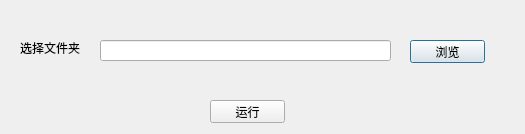
<?xml version="1.0" encoding="UTF-8"?>
<ui version="4.0">
 <class>Dialog</class>
 <widget class="QDialog" name="Dialog">
  <property name="geometry">
   <rect>
    <x>0</x>
    <y>0</y>
    <width>525</width>
    <height>134</height>
   </rect>
  </property>
  <property name="windowTitle">
   <string>Dialog</string>
  </property>
  <widget class="QLabel" name="label">
   <property name="enabled">
    <bool>true</bool>
   </property>
   <property name="geometry">
    <rect>
     <x>20</x>
     <y>40</y>
     <width>81</width>
     <height>16</height>
    </rect>
   </property>
   <property name="text">
    <string>选择文件夹</string>
   </property>
  </widget>
  <widget class="QLineEdit" name="lineEdit">
   <property name="enabled">
    <bool>true</bool>
   </property>
   <property name="geometry">
    <rect>
     <x>100</x>
     <y>40</y>
     <width>291</width>
     <height>21</height>
    </rect>
   </property>
  </widget>
  <widget class="QPushButton" name="pushButton">
   <property name="enabled">
    <bool>true</bool>
   </property>
   <property name="geometry">
    <rect>
     <x>410</x>
     <y>40</y>
     <width>75</width>
     <height>23</height>
    </rect>
   </property>
   <property name="text">
    <string>浏览</string>
   </property>
  </widget>
  <widget class="QPushButton" name="pushButton_2">
   <property name="geometry">
    <rect>
     <x>210</x>
     <y>100</y>
     <width>75</width>
     <height>23</height>
    </rect>
   </property>
   <property name="text">
    <string>运行</string>
   </property>
  </widget>
 </widget>
 <resources/>
 <connections/>
</ui>
